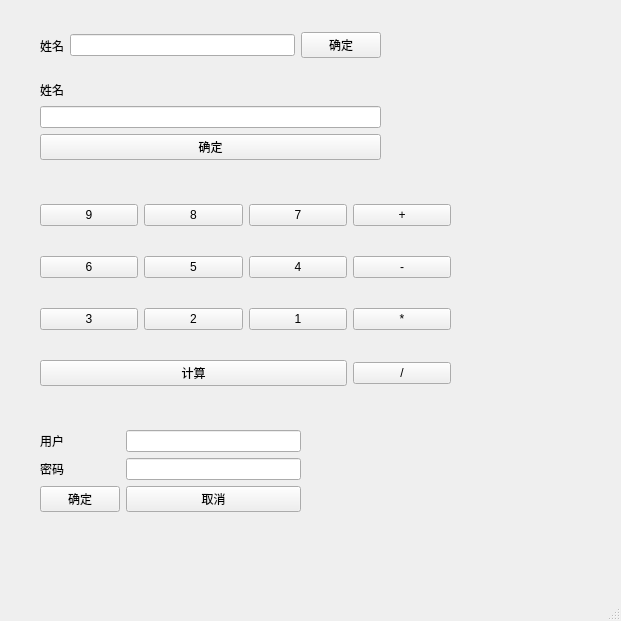
<?xml version="1.0" encoding="UTF-8"?>
<ui version="4.0">
    <class>MainWindow</class>
    <widget class="QMainWindow" name="MainWindow">
        <property name="geometry">
            <rect>
                <x>0</x>
                <y>0</y>
                <width>621</width>
                <height>621</height>
            </rect>
        </property>
        <property name="windowTitle">
            <string>MainWindow</string>
        </property>
        <widget class="QWidget" name="centralwidget">
            <widget class="QWidget" name="horizontalLayoutWidget">
                <property name="geometry">
                    <rect>
                        <x>40</x>
                        <y>30</y>
                        <width>341</width>
                        <height>31</height>
                    </rect>
                </property>
                <layout class="QHBoxLayout" name="horizontalLayout">
                    <item>
                        <widget class="QLabel" name="label">
                            <property name="text">
                                <string>姓名</string>
                            </property>
                        </widget>
                    </item>
                    <item>
                        <widget class="QLineEdit" name="lineEdit"/>
                    </item>
                    <item>
                        <widget class="QPushButton" name="pushButton">
                            <property name="text">
                                <string>确定</string>
                            </property>
                        </widget>
                    </item>
                </layout>
            </widget>
            <widget class="QWidget" name="verticalLayoutWidget">
                <property name="geometry">
                    <rect>
                        <x>40</x>
                        <y>80</y>
                        <width>341</width>
                        <height>80</height>
                    </rect>
                </property>
                <layout class="QVBoxLayout" name="verticalLayout">
                    <item>
                        <widget class="QLabel" name="label_2">
                            <property name="text">
                                <string>姓名</string>
                            </property>
                        </widget>
                    </item>
                    <item>
                        <widget class="QLineEdit" name="lineEdit_2"/>
                    </item>
                    <item>
                        <widget class="QPushButton" name="pushButton_2">
                            <property name="text">
                                <string>确定</string>
                            </property>
                        </widget>
                    </item>
                </layout>
            </widget>
            <widget class="QWidget" name="formLayoutWidget">
                <property name="geometry">
                    <rect>
                        <x>40</x>
                        <y>430</y>
                        <width>261</width>
                        <height>91</height>
                    </rect>
                </property>
                <layout class="QFormLayout" name="formLayout">
                    <item row="0" column="0">
                        <widget class="QLabel" name="label_5">
                            <property name="text">
                                <string>用户</string>
                            </property>
                        </widget>
                    </item>
                    <item row="0" column="1">
                        <widget class="QLineEdit" name="lineEdit_7"/>
                    </item>
                    <item row="1" column="0">
                        <widget class="QLabel" name="label_6">
                            <property name="text">
                                <string>密码</string>
                            </property>
                        </widget>
                    </item>
                    <item row="1" column="1">
                        <widget class="QLineEdit" name="lineEdit_8"/>
                    </item>
                    <item row="2" column="0">
                        <widget class="QPushButton" name="pushButton_3">
                            <property name="text">
                                <string>确定</string>
                            </property>
                        </widget>
                    </item>
                    <item row="2" column="1">
                        <widget class="QPushButton" name="pushButton_4">
                            <property name="text">
                                <string>取消</string>
                            </property>
                        </widget>
                    </item>
                </layout>
            </widget>
            <widget class="QWidget" name="gridLayoutWidget">
                <property name="geometry">
                    <rect>
                        <x>40</x>
                        <y>180</y>
                        <width>411</width>
                        <height>231</height>
                    </rect>
                </property>
                <layout class="QGridLayout" name="gridLayout">
                    <item row="2" column="0">
                        <widget class="QPushButton" name="pushButton_11">
                            <property name="text">
                                <string>3</string>
                            </property>
                        </widget>
                    </item>
                    <item row="2" column="1">
                        <widget class="QPushButton" name="pushButton_12">
                            <property name="text">
                                <string>2</string>
                            </property>
                        </widget>
                    </item>
                    <item row="2" column="2">
                        <widget class="QPushButton" name="pushButton_13">
                            <property name="text">
                                <string>1</string>
                            </property>
                        </widget>
                    </item>
                    <item row="1" column="1">
                        <widget class="QPushButton" name="pushButton_9">
                            <property name="text">
                                <string>5</string>
                            </property>
                        </widget>
                    </item>
                    <item row="0" column="1">
                        <widget class="QPushButton" name="pushButton_6">
                            <property name="text">
                                <string>8</string>
                            </property>
                        </widget>
                    </item>
                    <item row="1" column="0">
                        <widget class="QPushButton" name="pushButton_8">
                            <property name="text">
                                <string>6</string>
                            </property>
                        </widget>
                    </item>
                    <item row="0" column="2">
                        <widget class="QPushButton" name="pushButton_7">
                            <property name="text">
                                <string>7</string>
                            </property>
                        </widget>
                    </item>
                    <item row="1" column="3">
                        <widget class="QPushButton" name="pushButton_15">
                            <property name="text">
                                <string>-</string>
                            </property>
                        </widget>
                    </item>
                    <item row="2" column="3">
                        <widget class="QPushButton" name="pushButton_16">
                            <property name="text">
                                <string>*</string>
                            </property>
                        </widget>
                    </item>
                    <item row="0" column="3">
                        <widget class="QPushButton" name="pushButton_14">
                            <property name="text">
                                <string>+</string>
                            </property>
                        </widget>
                    </item>
                    <item row="0" column="0">
                        <widget class="QPushButton" name="pushButton_5">
                            <property name="text">
                                <string>9</string>
                            </property>
                        </widget>
                    </item>
                    <item row="1" column="2">
                        <widget class="QPushButton" name="pushButton_10">
                            <property name="text">
                                <string>4</string>
                            </property>
                        </widget>
                    </item>
                    <item row="3" column="3">
                        <widget class="QPushButton" name="pushButton_18">
                            <property name="text">
                                <string>/</string>
                            </property>
                        </widget>
                    </item>
                    <item row="3" column="0" colspan="3">
                        <widget class="QPushButton" name="pushButton_17">
                            <property name="text">
                                <string>计算</string>
                            </property>
                        </widget>
                    </item>
                </layout>
            </widget>
        </widget>
        <widget class="QMenuBar" name="menubar">
            <property name="geometry">
                <rect>
                    <x>0</x>
                    <y>0</y>
                    <width>621</width>
                    <height>26</height>
                </rect>
            </property>
        </widget>
        <widget class="QStatusBar" name="statusbar"/>
    </widget>
    <resources/>
    <connections/>
</ui>
